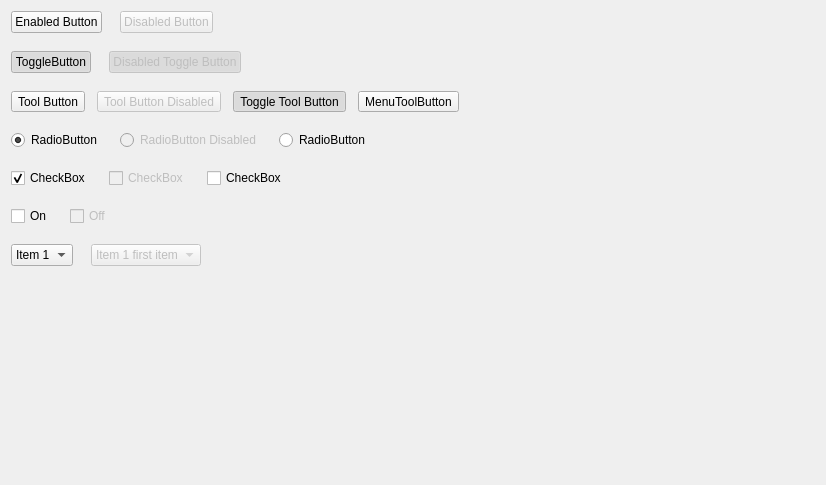
<?xml version="1.0" encoding="UTF-8"?>
<ui version="4.0">
 <class>MainWidget</class>
 <widget class="QWidget" name="MainWidget">
  <property name="geometry">
   <rect>
    <x>0</x>
    <y>0</y>
    <width>826</width>
    <height>485</height>
   </rect>
  </property>
  <property name="font">
   <font>
    <family>Segoe UI</family>
   </font>
  </property>
  <property name="windowTitle">
   <string>MainWidget</string>
  </property>
  <layout class="QVBoxLayout" name="verticalLayout">
   <property name="spacing">
    <number>18</number>
   </property>
   <item>
    <layout class="QHBoxLayout" name="horizontalLayout">
     <item>
      <widget class="QPushButton" name="pushButton">
       <property name="text">
        <string>Enabled Button</string>
       </property>
      </widget>
     </item>
     <item>
      <widget class="QPushButton" name="pushButton_2">
       <property name="enabled">
        <bool>false</bool>
       </property>
       <property name="text">
        <string>Disabled Button</string>
       </property>
      </widget>
     </item>
     <item>
      <spacer name="horizontalSpacer">
       <property name="orientation">
        <enum>Qt::Horizontal</enum>
       </property>
       <property name="sizeHint" stdset="0">
        <size>
         <width>40</width>
         <height>20</height>
        </size>
       </property>
      </spacer>
     </item>
    </layout>
   </item>
   <item>
    <layout class="QHBoxLayout" name="horizontalLayout_5">
     <item>
      <widget class="QPushButton" name="pushButton_3">
       <property name="text">
        <string>ToggleButton</string>
       </property>
       <property name="checkable">
        <bool>true</bool>
       </property>
       <property name="checked">
        <bool>true</bool>
       </property>
      </widget>
     </item>
     <item>
      <widget class="QPushButton" name="pushButton_4">
       <property name="enabled">
        <bool>false</bool>
       </property>
       <property name="text">
        <string>Disabled Toggle Button</string>
       </property>
       <property name="checkable">
        <bool>true</bool>
       </property>
       <property name="checked">
        <bool>true</bool>
       </property>
      </widget>
     </item>
     <item>
      <spacer name="horizontalSpacer_2">
       <property name="orientation">
        <enum>Qt::Horizontal</enum>
       </property>
       <property name="sizeHint" stdset="0">
        <size>
         <width>40</width>
         <height>20</height>
        </size>
       </property>
      </spacer>
     </item>
    </layout>
   </item>
   <item>
    <layout class="QHBoxLayout" name="horizontalLayout_6">
     <property name="spacing">
      <number>12</number>
     </property>
     <item>
      <widget class="QToolButton" name="toolButton">
       <property name="text">
        <string>Tool Button</string>
       </property>
      </widget>
     </item>
     <item>
      <widget class="QToolButton" name="toolButton_2">
       <property name="enabled">
        <bool>false</bool>
       </property>
       <property name="text">
        <string>Tool Button Disabled</string>
       </property>
      </widget>
     </item>
     <item>
      <widget class="QToolButton" name="toolButton_3">
       <property name="text">
        <string>Toggle Tool Button</string>
       </property>
       <property name="checkable">
        <bool>true</bool>
       </property>
       <property name="checked">
        <bool>true</bool>
       </property>
      </widget>
     </item>
     <item>
      <widget class="QToolButton" name="menuToolButton">
       <property name="text">
        <string>MenuToolButton</string>
       </property>
       <property name="popupMode">
        <enum>QToolButton::InstantPopup</enum>
       </property>
       <property name="arrowType">
        <enum>Qt::NoArrow</enum>
       </property>
      </widget>
     </item>
     <item>
      <spacer name="horizontalSpacer_3">
       <property name="orientation">
        <enum>Qt::Horizontal</enum>
       </property>
       <property name="sizeHint" stdset="0">
        <size>
         <width>40</width>
         <height>20</height>
        </size>
       </property>
      </spacer>
     </item>
    </layout>
   </item>
   <item>
    <layout class="QHBoxLayout" name="horizontalLayout_2">
     <item>
      <widget class="QRadioButton" name="radioButton">
       <property name="text">
        <string>RadioButton</string>
       </property>
       <property name="checked">
        <bool>true</bool>
       </property>
      </widget>
     </item>
     <item>
      <widget class="QRadioButton" name="radioButton_2">
       <property name="enabled">
        <bool>false</bool>
       </property>
       <property name="text">
        <string>RadioButton Disabled</string>
       </property>
      </widget>
     </item>
     <item>
      <widget class="QRadioButton" name="radioButton_3">
       <property name="text">
        <string>RadioButton</string>
       </property>
      </widget>
     </item>
     <item>
      <spacer name="horizontalSpacer_4">
       <property name="orientation">
        <enum>Qt::Horizontal</enum>
       </property>
       <property name="sizeHint" stdset="0">
        <size>
         <width>40</width>
         <height>20</height>
        </size>
       </property>
      </spacer>
     </item>
    </layout>
   </item>
   <item>
    <layout class="QHBoxLayout" name="horizontalLayout_4">
     <item>
      <widget class="QCheckBox" name="checkBox">
       <property name="text">
        <string>CheckBox</string>
       </property>
       <property name="checked">
        <bool>true</bool>
       </property>
      </widget>
     </item>
     <item>
      <widget class="QCheckBox" name="checkBox_2">
       <property name="enabled">
        <bool>false</bool>
       </property>
       <property name="text">
        <string>CheckBox</string>
       </property>
      </widget>
     </item>
     <item>
      <widget class="QCheckBox" name="checkBox_3">
       <property name="text">
        <string>CheckBox</string>
       </property>
       <property name="tristate">
        <bool>true</bool>
       </property>
      </widget>
     </item>
     <item>
      <spacer name="horizontalSpacer_6">
       <property name="orientation">
        <enum>Qt::Horizontal</enum>
       </property>
       <property name="sizeHint" stdset="0">
        <size>
         <width>40</width>
         <height>20</height>
        </size>
       </property>
      </spacer>
     </item>
    </layout>
   </item>
   <item>
    <layout class="QHBoxLayout" name="horizontalLayout_7">
     <item>
      <widget class="CToggleSwitch" name="checkBox_4">
       <property name="sizePolicy">
        <sizepolicy hsizetype="Preferred" vsizetype="Fixed">
         <horstretch>0</horstretch>
         <verstretch>0</verstretch>
        </sizepolicy>
       </property>
       <property name="text">
        <string>On</string>
       </property>
       <property name="checked">
        <bool>false</bool>
       </property>
      </widget>
     </item>
     <item>
      <widget class="CToggleSwitch" name="checkBox_5">
       <property name="enabled">
        <bool>false</bool>
       </property>
       <property name="sizePolicy">
        <sizepolicy hsizetype="Preferred" vsizetype="Fixed">
         <horstretch>0</horstretch>
         <verstretch>0</verstretch>
        </sizepolicy>
       </property>
       <property name="text">
        <string>Off</string>
       </property>
       <property name="checked">
        <bool>false</bool>
       </property>
      </widget>
     </item>
     <item>
      <spacer name="horizontalSpacer_5">
       <property name="orientation">
        <enum>Qt::Horizontal</enum>
       </property>
       <property name="sizeType">
        <enum>QSizePolicy::Expanding</enum>
       </property>
       <property name="sizeHint" stdset="0">
        <size>
         <width>40</width>
         <height>0</height>
        </size>
       </property>
      </spacer>
     </item>
    </layout>
   </item>
   <item>
    <layout class="QHBoxLayout" name="horizontalLayout_3">
     <item>
      <widget class="QComboBox" name="comboBox">
       <item>
        <property name="text">
         <string>Item 1</string>
        </property>
       </item>
       <item>
        <property name="text">
         <string>Item 2</string>
        </property>
       </item>
       <item>
        <property name="text">
         <string>Item 3</string>
        </property>
       </item>
      </widget>
     </item>
     <item>
      <widget class="QComboBox" name="comboBox_2">
       <property name="enabled">
        <bool>false</bool>
       </property>
       <item>
        <property name="text">
         <string>Item 1 first item</string>
        </property>
       </item>
       <item>
        <property name="text">
         <string>Item 2</string>
        </property>
       </item>
       <item>
        <property name="text">
         <string>Item 3</string>
        </property>
       </item>
      </widget>
     </item>
     <item>
      <spacer name="horizontalSpacer_7">
       <property name="orientation">
        <enum>Qt::Horizontal</enum>
       </property>
       <property name="sizeHint" stdset="0">
        <size>
         <width>40</width>
         <height>20</height>
        </size>
       </property>
      </spacer>
     </item>
    </layout>
   </item>
   <item>
    <spacer name="verticalSpacer">
     <property name="orientation">
      <enum>Qt::Vertical</enum>
     </property>
     <property name="sizeHint" stdset="0">
      <size>
       <width>20</width>
       <height>0</height>
      </size>
     </property>
    </spacer>
   </item>
  </layout>
 </widget>
 <customwidgets>
  <customwidget>
   <class>CToggleSwitch</class>
   <extends>QCheckBox</extends>
   <header location="global">ToggleSwitch.h</header>
  </customwidget>
 </customwidgets>
 <resources/>
 <connections/>
</ui>
